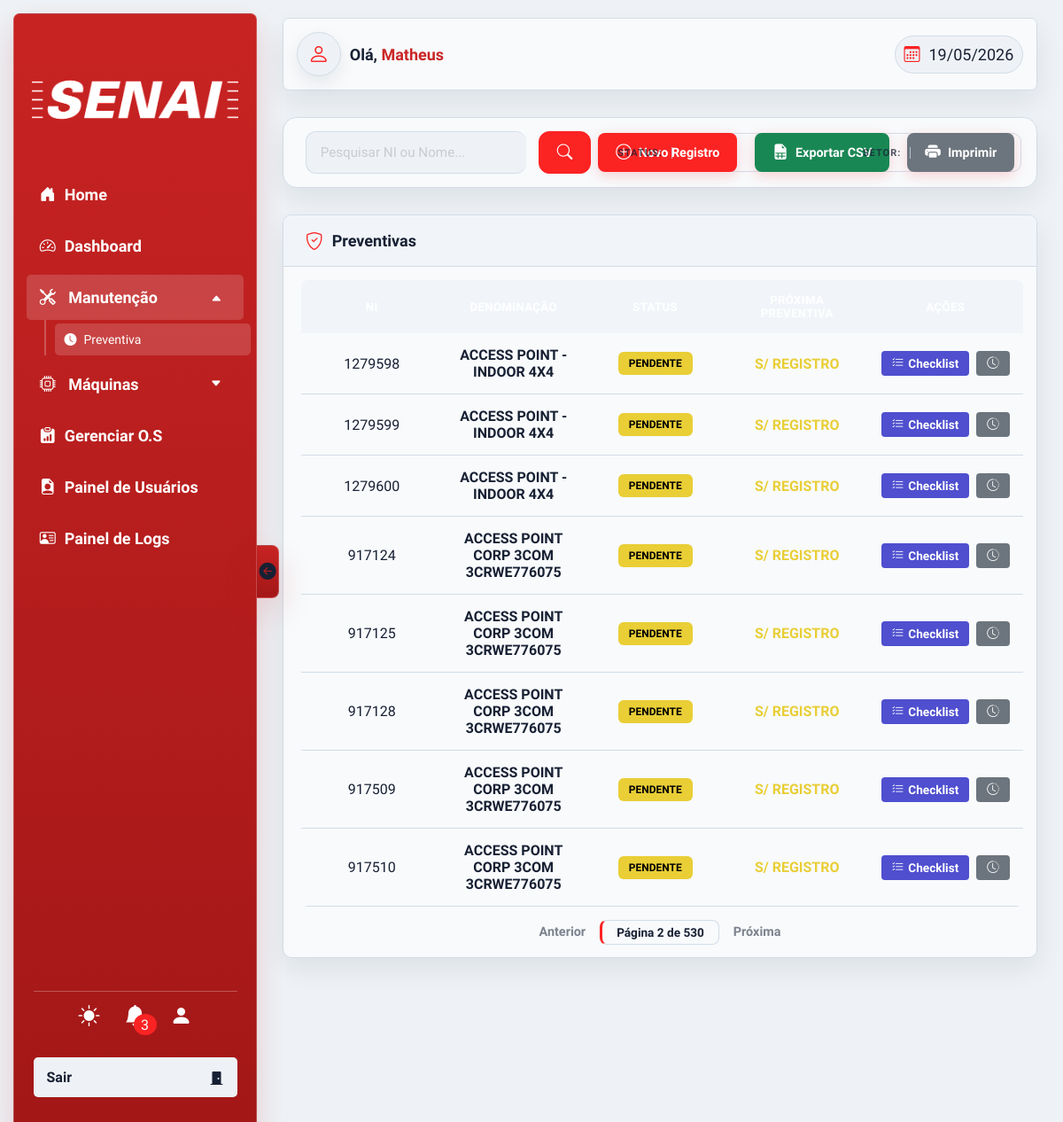
The page /php/views/preventiva.php?&page=2 (signed in) on the database its author committed.
### tables this page shows
CREATE TABLE `maquinas` (
  `id` int(11) NOT NULL,
  `denominacao` varchar(255) NOT NULL,
  `marca` varchar(255) DEFAULT NULL,
  `modelo` varchar(255) DEFAULT NULL,
  `numero_identificacao` varchar(100) DEFAULT NULL,
  `tipomaquina_id` int(11) DEFAULT NULL,
  `ano_fabricacao` int(11) DEFAULT NULL,
  `setor` varchar(100) DEFAULT NULL,
  `criado_em` datetime DEFAULT current_timestamp(),
  `data_proxima_manutencao` date DEFAULT NULL
);

### php/views/preventiva.php (the view, shortened to what this page needs)
<?php
require __DIR__ . '/../configs/conexao.php';
function calcularStatusArray($lastDate, $intervalo)
{
    if (!$lastDate) {
        return ['status' => 'PENDENTE', 'class' => 'warning', 'label' => 'PENDENTE', 'data' => 'S/ REGISTRO'];
    }
}
$busca_atual = isset($_GET['search']) ? trim($_GET['search']) : '';
$status_atual = isset($_GET['filtro-status']) ? $_GET['filtro-status'] : 'todos';
$filtro_setor = isset($_GET['filtro-setor']) ? trim($_GET['filtro-setor']) : '';
$pagina_atual = isset($_GET['page']) ? (int)$_GET['page'] : 1;
$limite = 8;
$setores_lista = [];
$r = $conn->query("SELECT DISTINCT setor FROM maquinas WHERE setor IS NOT NULL AND setor != '' ORDER BY setor ASC");
if ($r) { while ($row = $r->fetch_assoc()) $setores_lista[] = $row['setor']; }
$sql = "
    SELECT
        m.*,
        (SELECT MAX(data_realizada) FROM historico_manutencao WHERE maquina_id = m.id) as ultima,
        (SELECT MIN(
            CASE
                WHEN frequencia = 'diario' THEN 1
                WHEN frequencia = 'semanal' THEN 7
                WHEN frequencia = 'quinzenal' THEN 15
                WHEN frequencia = 'mensal' THEN 30
                WHEN frequencia = 'trimestral' THEN 90
                WHEN frequencia = 'semestral' THEN 180
                WHEN frequencia = 'anual' THEN 365
                ELSE 30
            END
        ) FROM checklist_itens WHERE maquina_id = m.id) as intervalo
    FROM maquinas m
    ORDER BY m.denominacao ASC
";
$resMaquinas = $conn->query($sql);
$maquinas_filtradas = [];
if ($resMaquinas && $resMaquinas->num_rows > 0) {
    while ($maquina = $resMaquinas->fetch_assoc()) {
        $dataStatus = calcularStatusArray($maquina['ultima'], $maquina['intervalo']);
        $maquina['dataStatus'] = $dataStatus;
        $maquinas_filtradas[] = $maquina;
    }
}
$total_registros = count($maquinas_filtradas);
$total_paginas = ceil($total_registros / $limite);
$offset = ($pagina_atual - 1) * $limite;
$maquinas_paginadas = array_slice($maquinas_filtradas, $offset, $limite);
?>
<!DOCTYPE html>
<html lang="pt-br">
<head>
    <link rel="stylesheet" href="../../css/style.css">
    <link rel="stylesheet" href="../../css/nav.css">
    <link rel="stylesheet" href="../../css/header.css">
    <link rel="stylesheet" href="../../css/modal.css">
    <link rel="stylesheet" href="../../css/global.css">
    <link rel="stylesheet" href="https://cdn.jsdelivr.net/npm/bootstrap-icons@1.13.1/font/bootstrap-icons.min.css">
</head>
<body>
    <?php require __DIR__ . '/../components/nav.php'; ?>
    <section class="sec-main">
        <?php require __DIR__ . '/../components/header.php'; ?>
        <div class="page-actions-bar">
            <form action="" method="GET" class="page-search-form">
                <div class="page-search-box <?php echo $busca_atual ? 'has-content' : ''; ?>">
                    <input type="text" name="search" id="pesquisa" value="<?php echo htmlspecialchars($busca_atual); ?>" placeholder="Pesquisar NI ou Nome...">
                </div>
                <button type="submit" class="btn-search"><i class="bi bi-search"></i></button>
                <div class="page-filter-box">
                    <label for="filtro-status-prev">Status:</label>
                    <select id="filtro-status-prev" name="filtro-status" onchange="this.form.submit()">
                        <option value="todos" <?php echo $status_atual == 'todos' ? 'selected' : ''; ?>>Todos</option>
                    </select>
                </div>
                <?php if (!empty($setores_lista)): ?>
                <div class="page-filter-box">
                    <label>Setor:</label>
                </div>
                <?php endif; ?>
            </form>
            <button class="btn-page-action" onclick="showModal('preventiva')"><i class="bi bi-plus-circle"></i> Novo Registro</button>
            <button class="btn-page-action" style="background: #198754;" onclick="exportarCSV()"><i class="bi bi-file-earmark-spreadsheet-fill"></i> Exportar CSV</button>
            <button class="btn-page-action" style="background: #6c757d;" onclick="imprimirRelatorio()"><i class="bi bi-printer-fill"></i> Imprimir</button>
        </div>
        <div class="tabela-bg2">
            <div class="tabela-titulo"><i class="bi bi-shield-check"></i><h2>Preventivas</h2></div>
            <div class="tabela-wrapper">
                <table class="tabela-main">
                    <thead><tr><th>NI</th><th>Denominação</th><th>Status</th><th>Próxima Preventiva</th><th>Ações</th></tr></thead>
                    <tbody>
                        <?php foreach ($maquinas_paginadas as $maquina): $dataStatus = $maquina['dataStatus']; ?>
                            <tr>
                                <td><?php echo htmlspecialchars($maquina['numero_identificacao']); ?></td>
                                <td><strong><?php echo htmlspecialchars($maquina['denominacao']); ?></strong></td>
                                <td><span class="badge-status bg-<?php echo $dataStatus['class']; ?>"><?php echo $dataStatus['label']; ?></span></td>
                                <td><b class="text-<?php echo $dataStatus['class']; ?>"><?php echo $dataStatus['data']; ?></b></td>
                                <td>
                                    <div style="display: flex; gap: 8px; justify-content: center;">
                                        <button class="btnAcao checklist" onclick="openChecklist('<?php echo addslashes($maquina['denominacao']); ?>', <?php echo $maquina['id']; ?>)"><i class="bi bi-list-check"></i> Checklist</button>
                                        <button class="btnAcao history" onclick="openHistory('<?php echo addslashes($maquina['denominacao']); ?>', <?php echo $maquina['id']; ?>)"><i class="bi bi-clock-history"></i></button>
                                    </div>
                                </td>
                            </tr>
                        <?php endforeach; ?>
                    </tbody>
                </table>
            </div>
            <?php
                $pag_params = http_build_query(array_filter([
                    'search' => $busca_atual,
                    'filtro-status' => $status_atual !== 'todos' ? $status_atual : '',
                    'filtro-setor' => $filtro_setor,
                ], fn($v) => $v !== ''));
            ?>
            <div class="page-pagination">
                <?php if ($pagina_atual > 1): ?><a href="?<?= $pag_params ?>&page=<?= $pagina_atual - 1 ?>" class="pag-btn">Anterior</a><?php endif; ?>
                <span class="pag-current">Página <?php echo $pagina_atual; ?> de <?php echo $total_paginas; ?></span>
                <?php if ($pagina_atual < $total_paginas): ?><a href="?<?= $pag_params ?>&page=<?= $pagina_atual + 1 ?>" class="pag-btn">Próxima</a><?php endif; ?>
            </div>
        </div>
    </section>
</body>
</html>

### css/modal.css (style rules this page uses)
.modal-notificacao .notificacao h6, h5, h4, h3, h2, h1 { color: var(--corDestaque); }

### css/global.css (style rules this page uses)
* { padding: 0; margin: 0; box-sizing: border-box; font-family: "TASA Orbiter", sans-serif; outline: none; }
body { width: 100%; height: 100vh; min-height: 100vh; background: var(--corFundo); animation: animacaoCoringa 0.4s forwards ease-in-out; overflow-x: hidden; }
.sec-main { transition: padding-left 0.3s ease; padding-left: 310px; padding-right: 20px; padding-top: 20px; padding-bottom: 40px; width: 100%; min-height: 100vh; display: flex; flex-direction: column; align-items: center; gap: 30px; }
:root { --text-4xl: 48px; --text-2xl: 24px; --text-xl: 20px; --text-lg: 18px; --text-base: 16px; --text-sm: 14px; --corBase: #fc2323; --corDestaque: #ca2525; --corEscura: #646464; --corBranca: #FFFFFF; --confirmar: oklch(76.5% 0.177 163.223); --confirmarHover: oklch(69.6% 0.17 162.48); --editar: oklch(74.6% 0.16 232.661); --editarHover: oklch(58.8% 0.158 241.966); --ferramentas: oklch(62.476% 0.25289 28.919); --ferramentasHover: oklch(59.123% 0.23572 27.395); --clipes: oklch(75% 0.183 55.934); --clipesHover: oklch(76.9% 0.188 70.08); --hoverTr: #cecccc34; --cinzafundo: #a1a1a1b6; --txtClaro: #FFF; --txtEscuro: #000000; --corLogin: rgb(219, 219, 219); --status-ok: rgb(38, 240, 65); --status-warning: rgb(233, 206, 54); --status-danger: red; --status-pereira: rgb(79, 79, 207); }
html[data-tema='claro'] { --corFundo: #eef2f6; --corFundo2: #f8fafc; --sombra: 0 12px 30px rgba(15, 23, 42, .08); --sombra2: 0 8px 20px rgba(15, 23, 42, .08); --corTxt2: #111827; --corTxt: #FFFFFF; --corTxt3: #172033; --corBordas: #d3dce7; --corBarra: #b91c1c; --hoverTr: rgba(185, 28, 28, .08); --cinzafundo: #e7edf4; }
html[data-tema='claro'] body { background: var(--corFundo); color: var(--corTxt3); }
html[data-tema='claro'] .div-header, html[data-tema='claro'] .tabela-bg, html[data-tema='claro'] .tabela-bg2, html[data-tema='claro'] .doc-card, html[data-tema='claro'] .doc-hero, html[data-tema='claro'] .welcome-box, html[data-tema='claro'] .modal-box, html[data-tema='claro'] .card-box-filho { border-color: var(--corBordas); box-shadow: var(--sombra); }
html[data-tema='claro'] table thead, html[data-tema='claro'] .tabela-titulo { background: #f1f5f9; }

### php/views/preventiva.php (style rules this page uses)
.tabela-main td { padding: 15px; text-align: center; border-bottom: 1px solid var(--corBordas); color: var(--corTxt3); }
.btnAcao { padding: 6px 12px; border-radius: 4px; border: none; color: white; cursor: pointer; transition: 0.2s; display: inline-flex; align-items: center; gap: 5px; font-size: 0.85rem; font-weight: 600; }
.btnAcao.checklist { background: var(--status-pereira, #4f4fcf); }
.btnAcao.history { background: #6c757d; }
.badge-status { padding: 6px 12px; border-radius: 6px; font-weight: 800; font-size: 0.75rem; display: inline-block; }
.bg-warning { background: var(--status-warning); color: #000; }
.text-warning { color: var(--status-warning); }

### rows shown on the page
maquinas: numero_identificacao "917124", denominacao "ACCESS POINT CORP 3COM 3CRWE776075", label "PENDENTE", data "S/ REGISTRO"
maquinas: numero_identificacao "917125", denominacao "ACCESS POINT CORP 3COM 3CRWE776075", label "PENDENTE", data "S/ REGISTRO"
maquinas: numero_identificacao "917128", denominacao "ACCESS POINT CORP 3COM 3CRWE776075", label "PENDENTE", data "S/ REGISTRO"
maquinas: numero_identificacao "917509", denominacao "ACCESS POINT CORP 3COM 3CRWE776075", label "PENDENTE", data "S/ REGISTRO"
maquinas: numero_identificacao "917510", denominacao "ACCESS POINT CORP 3COM 3CRWE776075", label "PENDENTE", data "S/ REGISTRO"

### other values the page prints
$totalNoti "3"
$nome_usuario "Matheus"
$maquina['numero_identificacao'] "1279598"
$maquina['denominacao'] "ACCESS POINT - INDOOR 4X4"
$dataStatus['label'] "PENDENTE"
$dataStatus['data'] "S/ REGISTRO"
$maquina['numero_identificacao'] "1279599"
$maquina['numero_identificacao'] "1279600"
$pagina_atual "2"
$total_paginas "530"
